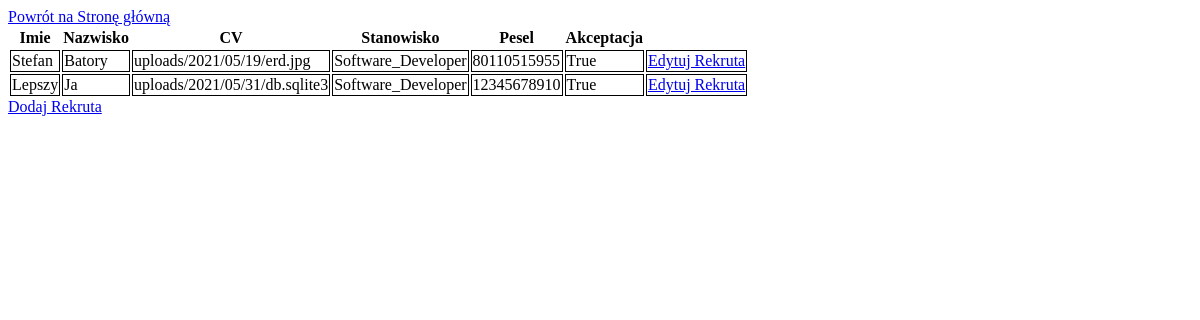
Before: /polls/rekrutacja/ with the older database file.
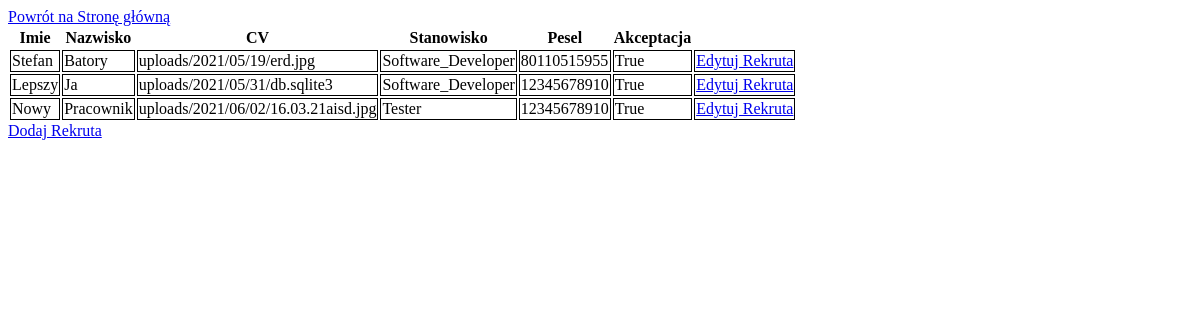
After: the same page with the newer database file.
### polls/models.py (models this page shows, shortened)
class Rekrutacja(models.Model):
    imie = models.CharField(max_length=100)
    nazwisko = models.CharField(max_length=200)
    upload_CV = models.FileField(upload_to='uploads/%Y/%m/%d/')
    stanowisko = models.ForeignKey(Stanowiska, on_delete=models.CASCADE)
    pesel = models.DecimalField(max_digits=11, decimal_places=0)
    akceptacja = models.BooleanField()

class Stanowiska(models.Model):
    nazwa = models.CharField(max_length=100)
    dzial = models.CharField(max_length=100)
    braki = models.BooleanField(default=1)
    def __str__(self):
        return self.nazwa

### polls/views.py (the view)
# urls.py: path('rekrutacja/', views.detail_rekrutacja),
def detail_rekrutacja(request):
    rekrutacja = Rekrutacja.objects.all()
    template = loader.get_template('polls/rekrutacja.html')
    context = {
        'rekrutacja': rekrutacja,
    }
    return HttpResponse(template.render(context, request))

### polls/templates/polls/rekrutacja.html
{% load static %}
<link rel="stylesheet" type="text/css" href="{% static 'polls/style.css' %}" />
<a href="{% url 'start' %}">Powrót na Stronę główną</a>
{% if rekrutacja %}
    <table>
        <tr>
            <th><a>Imie</a></th>
            <th><a>Nazwisko</a></th>
            <th><a>CV</a></th>
            <th><a>Stanowisko</a></th>
            <th><a>Pesel</a></th>
            <th><a>Akceptacja</a></th>
        </tr>
    {% for rekrut in rekrutacja %}
        <tr>
            <td><a>{{rekrut.imie}}</a></td>
            <td><a>{{rekrut.nazwisko}}</a></td>
            <td><a>{{rekrut.upload_CV}}</a></td>
            <td><a>{{rekrut.stanowisko}}</a></td>
            <td><a>{{rekrut.pesel}}</a></td>
            <td><a>{{rekrut.akceptacja}}</a></td>
            <td><a href="/polls/edycja_rekruta/{{rekrut.id}}/">Edytuj Rekruta</a></td>
        </tr>
    {% endfor %}
    </table>
{% else %}
    <p>No polls are available.</p>
{% endif %}
<a href="/polls/formularz_rekrutacja/">Dodaj Rekruta</a>

Changed rows visible on the page:
added Rekrutacja: imie "Nowy", nazwisko "Pracownik", upload_CV "uploads/2021/06/02/16.03.21aisd.jpg", stanowisko "Tester", pesel "12345678910", akceptacja "True"
